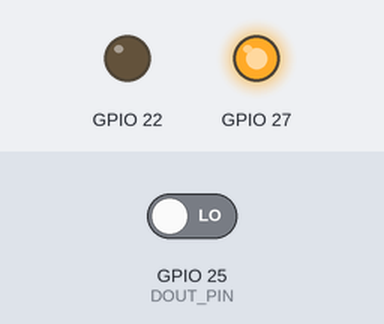
Bench run of a program on a simulated Raspberry Pi (BCM pin numbers). Parts: output pins drawn as LEDs (lit = HIGH). The test bench sets the inputs (shaded band); at power-on: GPIO 25 (DOUT_PIN) LOW. The clock reads 2024-03-15 10:24:30 at power-on unless the program sets it; library files of the repository ran but are not shown: sx126x.py; what the program prints to the terminal is not drawn.

Above: at 26.2 s.
26.3 s: GPIO 25 (DOUT_PIN) driven HIGH
At 32.7 s:
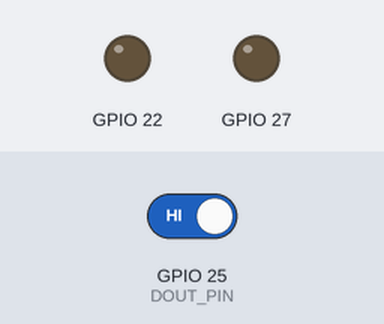
Timing chart, 0 to 54.3 s (numbered marks = the images above; inputs shaded):
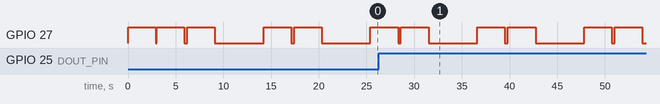

The program:

send-status.py
```python
import sys
import sx126x
import time
import json
import RPi.GPIO as GPIO
import os

# GPIO Setup
GPIO.setmode(GPIO.BCM)
GPIO.setup(25, GPIO.IN, pull_up_down=GPIO.PUD_DOWN)  # Sensor Input

# DOUT Pin and Address Setup
DOUT_PIN = 25
current_address = 30
target_address = 0

# Noise Filtering Variables
stable_zero_count = 0
ZERO_THRESHOLD = 100

# Initialize LoRa
node = sx126x.sx126x(serial_num="/dev/ttyS0", freq=433, addr=current_address, power=22, rssi=False)

def send_status(status, target_address):
    """Sends the status (ON/OFF)."""
    message = json.dumps({"status": status, "time": time.strftime("%Y-%m-%d %H:%M:%S")})
    original_address = node.addr
    node.set(node.freq, target_address, node.power, node.rssi)
    node.send(message)
    node.set(node.freq, original_address, node.power, node.rssi)
    print(f"Status '{status}' sent to {target_address}.")

try:
    while True:
        # Read sensor signal
        current_signal = GPIO.input(DOUT_PIN)

        # Determine status based on stable zero count
        if current_signal:
            stable_zero_count = 0  # Reset if signal is detected
        else:
            stable_zero_count += 1  # Increment if no signal

        # Determine status to send
        status = "ON" if stable_zero_count == 0 else "OFF"
        send_status(status, target_address)

        # Wait for 5 seconds before sending the next status
        time.sleep(5)

except KeyboardInterrupt:
    GPIO.cleanup()
    print("Program terminated.")
```

Measured:
- by itself, GPIO 27: repeats every 11.2 s: HIGH 2.9 s, LOW 5.1 s, HIGH 2.9 s, LOW 0.30 s
